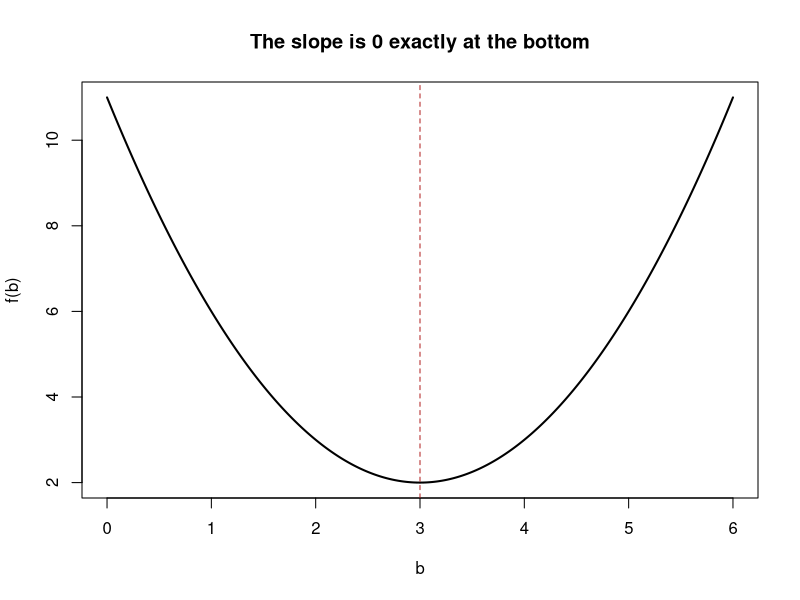
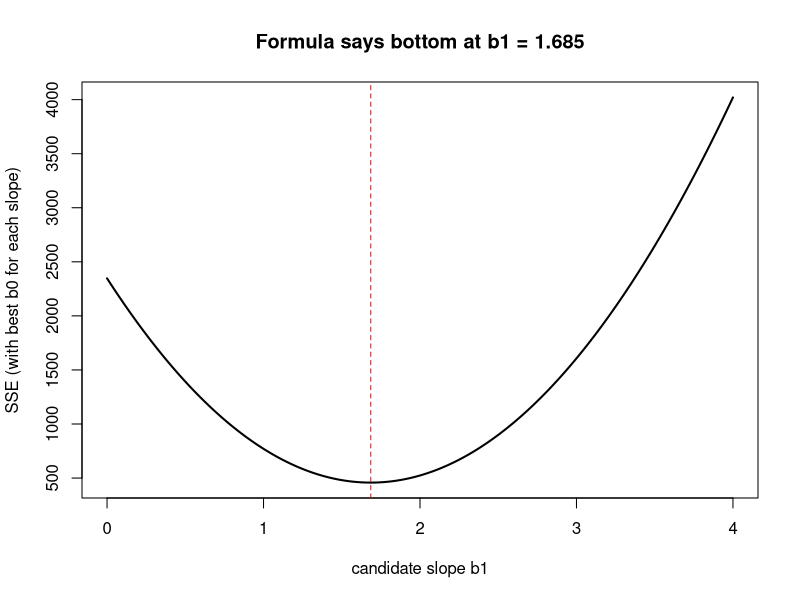

Write the R code that produced these figures, in order.
## ---- chunk 1
#| message: false
# Packages this lesson uses. Missing ones are installed automatically.
needed <- c()   # base R is all we need
to_install <- setdiff(needed, rownames(installed.packages()))
if (length(to_install) > 0) install.packages(to_install)
invisible(lapply(needed, library, character.only = TRUE))
set.seed(42)
## ---- chunk 2
#| fig-alt: "A parabola with its minimum at b = 3 where the slope is zero"
# The tiny valley: f(b) = (b - 3)^2 + 2
f <- function(b) (b - 3)^2 + 2

# Guess-and-check, like we did by hand
f(c(1, 2, 3, 4, 5))          # 6 3 2 3 6 — bottom at b = 3

# The derivative we computed: f'(b) = 2(b - 3). Zero exactly at b = 3.
fprime <- function(b) 2 * (b - 3)
fprime(c(1, 2, 3, 4, 5))     # -4 -2 0 2 4 — negative going in, zero at bottom

b <- seq(0, 6, 0.01)
plot(b, f(b), type = "l", lwd = 2, main = "The slope is 0 exactly at the bottom")
abline(v = 3, col = "firebrick", lty = 2)
## ---- chunk 3
# The formulas, straight from the derivation — then lm() as the referee.
# PREDICT: will the by-hand slope (cov/var) match lm()'s slope exactly, or only
# roughly? Write your guess, then read the two lines of output below.
x <- c(1, 2, 3, 4)
y <- c(2, 3, 5, 6)

b1_hat <- cov(x, y) / var(x)          # slope: covariance over variance
b0_hat <- mean(y) - b1_hat * mean(x)  # intercept: through the point of means

c(b0 = b0_hat, b1 = b1_hat)           # 0.5 and 1.4
coef(lm(y ~ x))                       # lm() agrees exactly
## ---- chunk 4
# TRY IT: swap in ANY data — the agreement is not a coincidence of the toy
# numbers. mtcars: predict fuel efficiency (mpg) from weight (wt).
x <- mtcars$wt
y <- mtcars$mpg

c(by_hand = cov(x, y) / var(x),
  lm      = unname(coef(lm(y ~ x))[2]))     # identical slopes

# And the anchor-point fact from Step 1: the fitted line passes through
# (mean of x, mean of y). Predict at x-bar and compare with y-bar:
fit <- lm(y ~ x)
c(prediction_at_xbar = unname(predict(fit, data.frame(x = mean(x)))),
  ybar               = mean(y))              # identical
## ---- chunk 5
#| fig-alt: "SSE valley over slopes with the derivative-derived optimum marked"
# TRY IT: module 1's valley, revisited — but now the red line is placed by the
# FORMULA, not by search. Change y's noise (sd below) and re-run: the formula
# tracks the valley bottom perfectly every time.
# PREDICT: the true slope used to build y is 2. Will the formula's red line land
# exactly on 2, or a little off? Guess, then read the value in the plot title.
set.seed(42)
x <- 1:20
y <- 3 + 2 * x + rnorm(20, sd = 4)

b1_hat <- cov(x, y) / var(x)
b0_best_for <- function(b1) mean(y) - b1 * mean(x)   # Step 1, reused
sse_of <- function(b1) sum((y - (b0_best_for(b1) + b1 * x))^2)

slopes <- seq(0, 4, 0.01)
plot(slopes, sapply(slopes, sse_of), type = "l", lwd = 2,
     xlab = "candidate slope b1", ylab = "SSE (with best b0 for each slope)",
     main = sprintf("Formula says bottom at b1 = %.3f", b1_hat))
abline(v = b1_hat, col = "firebrick", lty = 2)
